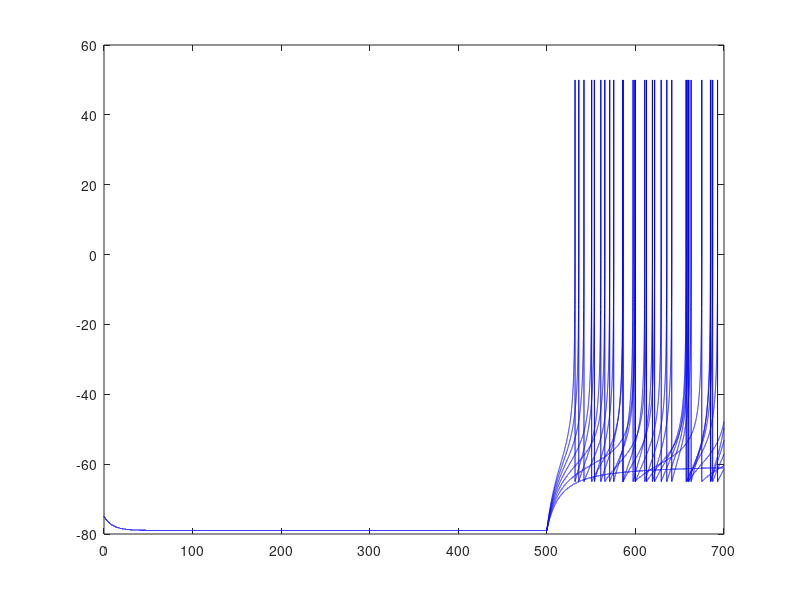
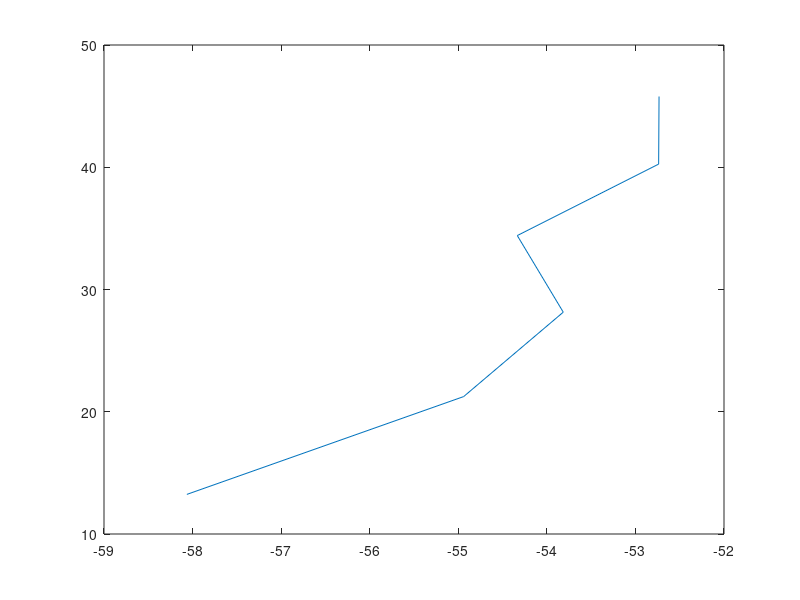
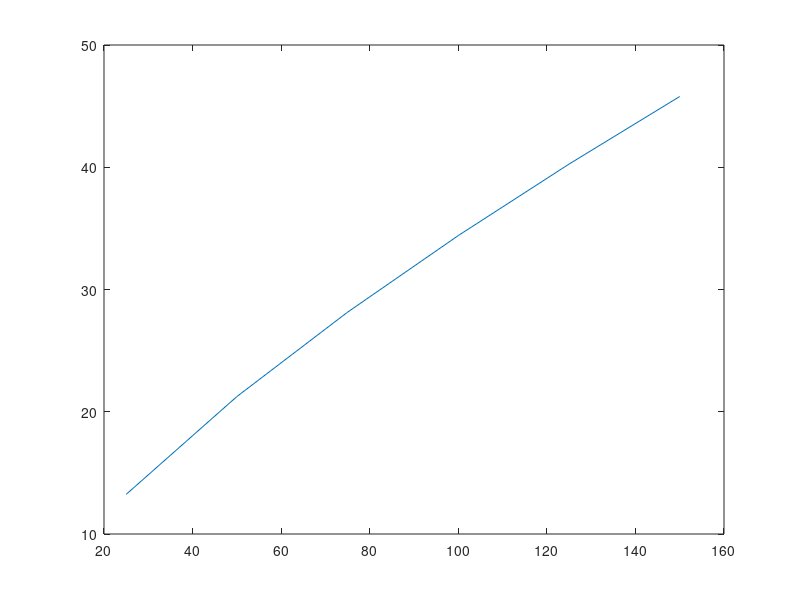

MATLAB code to generate these figures, in order:
function  [FI,IDC,Ri,VRi]=AdExIF_withNoise_eric()
% %% Touboul and Brette notation 
dt = 0.01; %in ms
SR=(1/dt)*1000;
Ttot=.7;
t = 0:dt:Ttot*1000;
gnoise=0;% slp= 15 90//140; slp 2 = 140 slp 5 135; slp 10 122 ///  for slp 2 control=140 and leak 185
C = 170;
gL= 25;%25 under all other conditions
gLL =0;%%0/15 --- 15 nS base for LIF
EL=-75;
slp=15;   
Vr=-65;%%-65 default; -95 for slp = 1; -90 slp = 2; -90 slp = 5; -72 slp = 10
Vt=-60;

for jj = 1;
Istep=[];
spikefrequency=[];
 
IDC=0:25:150;%%slp = 
% IDC=55;%% 282-252//343-326.5  
countC=1;
voltage=zeros(1,length(IDC));

for j = 1:length(IDC);
    
v = ones(1,length(t));
v(:,:)=-75;

count = 1;
spidx = [];

filterfrequency = 100;
dt_ins = dt/1000;

df = 1/(Ttot+dt_ins);% freq resolution
fidx = 1:length(t)/2;% it has to be N/2 pts, where N = length(t)
faxis = (fidx-1)*df;
%make the phases
Rr = randn(size(fidx));% ~N(0,1) over [-1,1]
distribphases = exp(1i*pi*Rr);% on the unit circle
%make the amplitudes - filtered
filterf = 1./(1+faxis/filterfrequency); % see the PSD of an OU process,
% note: missing a 2pi and a square!!! PSD(f) = 2D/((1/tau)^2+(2pif)^2)
fourierA = distribphases.*filterf; % representation in fourier domain
% make it conj-symmetric so the ifft is real
fourierB = fliplr(conj(fourierA));
nss = [0,fourierA,fourierB];
signal = ifft(nss);
if ~isreal(signal)
    disp('trouble');
end
Inoise = signal;
scaling = std(Inoise);
Inoise = Inoise/scaling;
% trsf = fft(Inoise);
% PS = trsf.*conj(trsf);
% loglog(faxis,PS(1:length(faxis)));

Inoise = Inoise*gnoise; %

Itrace = Inoise(1:1:end);%in time as the variables

% Itrace = zeros(size(t));
%Inoise = zeros(size(0:dt/2:Ttot*1000));


for i = 1:length(t)-1;
%     if t(i) > 800 || t(i)< 200;
    if t(i)<500;
        I(j)=-205;
    else
        I(j)=IDC(j);
    end
    
    fv_i =(-gL*(v(i)-EL)+gL*slp*exp((v(i)-Vt)/slp)+I(j)+Itrace(i)-gLL*(v(i)-EL))/C;
    
    k1v = dt*fv_i;
    
    v(i+1) = v(i)+k1v;
    
    if v(i)>0 %%% -55 mV
        v(i+1) = Vr;
        
        spidx(count) = i/SR;
        count = count+1;
    end
    
    
end

v(v>0) = 50;
vv(j)=v(1,end)';

% vm=v;
% t=t;
figure(1);
plot (t,v,'b');hold on
% stdV=std(v)
% figure(2);
% % plot (v(1:end-1),diff(v),'b');
% % hold on;

if length(spidx)>1;
spikefrequency(countC)=mean(1./(diff(spidx)));
Istep(countC)=IDC(j);
Vstep(countC)=mean(v(600/dt:end));
countC=countC+1;

end
end
current=IDC;

Ri=diff(vv)./diff(IDC);
Ri=(Ri/1e-9);
Ri=Ri/1e6;
VRi=vv(2:end)';
FI{jj}=[Vstep',Istep',spikefrequency'];
end
figure(22);
plot(FI{1}(:,1),FI{1}(:,3)); hold on;
figure(23);
plot(FI{1}(:,2),FI{1}(:,3)); hold on;

return